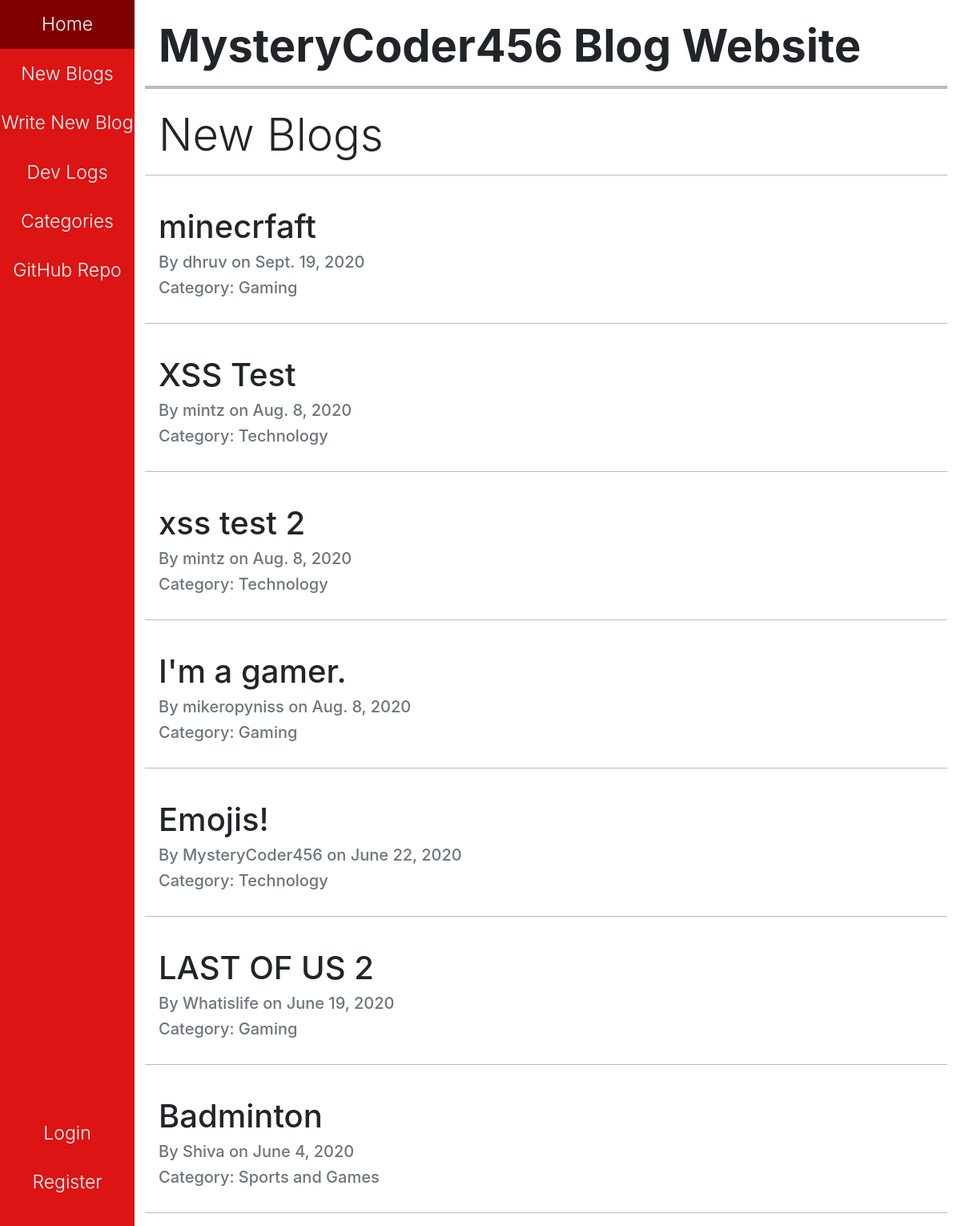
The app's page /blogs/ with its own data.
### blog/models.py (models this page shows, shortened)
class Blog(VoteModel, models.Model):
    blog_list = models.ForeignKey(BlogList, on_delete=models.CASCADE)
    title = models.CharField(max_length=100)
    author = models.CharField(max_length=150)
    creation_date = models.DateField()
    content = models.TextField(
        max_length=500,
        blank=True,
        validators=[MaxLengthValidator(500)]
    )

class BlogList(models.Model):
    name = models.CharField(max_length=50)

### blog/views.py (the view)
# urls.py: path("blogs/", views.blogs, name="new_blogs"),
def blogs(request):
    all_blogs = []
    for blog_list in BlogList.objects.all():
        if blog_list.name != "Dev Logs":
            all_blogs.extend(blog_list.blog_set.all())
    all_blogs.sort(key=lambda blog: blog.creation_date, reverse=True)
    return render(request, "blog/blogs.html", {"blog_set": all_blogs})

### blog/templates/blog/blogs.html (shortened to what this page needs)
{% extends 'blog/base.html' %}
{% block heading %}
    New Blogs
{% endblock %}
{% block main %}
    {% for blog in blog_set %}
        <hr style="height: 1px;">
        <br>
        <h1 class="blog-title"><a href="{% url 'blog_detail' blog.id %}">{{blog.title}}</a></h1>
        <div class="pb-2" style="line-height: 0.1rem;">
            <h5 class="text-muted">By {{blog.author}} on {{blog.creation_date}}</h5>
            <h5 class="text-muted">Category: {{blog.blog_list.name}}</h5>
        </div>
    {% endfor %}
    <hr style="height: 1px;">
{% endblock %}

### blog/templates/blog/base.html (shortened to what this page needs)
<!DOCTYPE html>
{% load static %}
<html lang="en">
<head>
    <link rel="stylesheet" href="https://stackpath.bootstrapcdn.com/bootstrap/4.3.1/css/bootstrap.min.css">
    <link rel="stylesheet" type="text/css" href="{% static 'blog/styles.css' %}">
</head>
<body>
    <div class="sidenav">
        <a href="{% url 'home' %}" class="font-weight-light">Home</a>
        <a href="{% url 'new_blogs' %}" class="font-weight-light">New Blogs</a>
        <a href="{% url 'create_blog' %}" class="font-weight-light">Write New Blog</a>
        <a href="{% url 'dev_logs' %}" class="font-weight-light">Dev Logs</a>
        <a href="{% url 'categories' %}" class="font-weight-light">Categories</a>
        <a href="https://github.com/MysteryCoder456/Blog-App" target="_blank" class="font-weight-light">GitHub Repo</a>
        <div class="auth-buttons pb-4">
            {% if user.is_authenticated %}
                <p class="font-weight-light">Signed In as {{user.username}}</p>
                <a href="{% url 'logout' %}" class="font-weight-light">Logout</a>
            {% else %}
                <a href="{% url 'login' %}" class="font-weight-light">Login</a>
                <a href="{% url 'register' %}" class="font-weight-light">Register</a>
            {% endif %}
        </div>
    </div>
    <div class="main mt-4">
        <h1 class="display-4 font-weight-bold">MysteryCoder456 Blog Website</h1>
        <hr style="height: 4px;" class="mb-4">
        <h1 class="display-4">{% block heading %}{% endblock %}</h1>
        {% block main %}
        {% endblock %}
    </div>
</body>
</html>

### blog/static/blog/styles.css (style rules this page uses)
:root { --sidebar-width: 14%; --sidebar-font-size: 23px; }
html { font-family: Montserrat, Helvetica, Arial; }
.sidenav { height: 100%; width: var(--sidebar-width); position: fixed; top: 0; left: 0; overflow-x: hidden; text-align: center; background-color: #DC1414; z-index: 99; }
.sidenav a { text-decoration: none; color: #ffffff; display: block; font-size: var(--sidebar-font-size); padding-top: 8%; padding-bottom: 8%; }
.auth-buttons { bottom: 0; width: 100%; position: absolute; }
.main { margin-left: var(--sidebar-width); padding-left: 30px; }
.blog-title a { text-decoration: none; color: inherit; }
hr { position: relative; left: -17px; background-color: #BBBBBB; border: none; width: 100%; }

### records on screen
Blog: title "minecrfaft", author "dhruv", creation_date "Sept. 19, 2020", blog_list.name "Gaming"
Blog: title "XSS Test", author "mintz", creation_date "Aug. 8, 2020", blog_list.name "Technology"
Blog: title "xss test 2", author "mintz", creation_date "Aug. 8, 2020", blog_list.name "Technology"
Blog: title "I'm a gamer.", author "mikeropyniss", creation_date "Aug. 8, 2020", blog_list.name "Gaming"
Blog: title "Emojis!", author "MysteryCoder456", creation_date "June 22, 2020", blog_list.name "Technology"
Blog: title "LAST OF US 2", author "Whatislife", creation_date "June 19, 2020", blog_list.name "Gaming"
Blog: title "Badminton", author "Shiva", creation_date "June 4, 2020", blog_list.name "Sports and Games"
